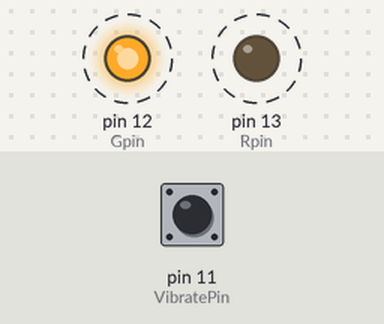
Recording of a program running on a simulated Raspberry Pi (header pin numbers). Parts: output pins drawn as LEDs (lit = HIGH). Dashed ring = blinking. Inputs (shaded band) come from the test bench; at power-on: pin 11 (VibratePin) HIGH. What the program prints to the terminal is not drawn.

Above: at 0.5 s.
Timing chart, 0 to 4.6 s (numbered marks = the images above):
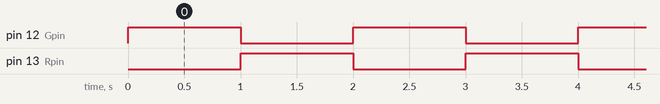

The program:

Vibration_Switch.py
```python
#!/usr/bin/env python
import RPi.GPIO as GPIO
import time

VibratePin = 11
Gpin   = 12
Rpin   = 13

tmp = 0

def setup():
	GPIO.setmode(GPIO.BOARD)       # Numbers GPIOs by physical location
	GPIO.setup(Gpin, GPIO.OUT)     # Set Green Led Pin mode to output
	GPIO.setup(Rpin, GPIO.OUT)     # Set Red Led Pin mode to output
	GPIO.setup(VibratePin, GPIO.IN, pull_up_down=GPIO.PUD_UP)    # Set BtnPin's mode is input, and pull up to high level(3.3V)

def Led(x):
	if x == 0:
		GPIO.output(Rpin, 1)
		GPIO.output(Gpin, 0)
	if x == 1:
		GPIO.output(Rpin, 0)
		GPIO.output(Gpin, 1)


def Print(x):
	global tmp
	if x != tmp:
		if x == 0:
			print '    **********'
			print '    *     ON *'
			print '    **********'

		if x == 1:
			print '    **********'
			print '    * OFF    *'
			print '    **********'
		tmp = x

def loop():
	state = 0
	while True:
		if GPIO.input(VibratePin):
			state = state + 1
			if state > 1:
				state = 0
			Led(state)
			Print(state)
			time.sleep(1)

def destroy():
	GPIO.output(Gpin, GPIO.HIGH)       # Green led off
	GPIO.output(Rpin, GPIO.HIGH)       # Red led off
	GPIO.cleanup()                     # Release resource

if __name__ == '__main__':     # Program start from here
	setup()
	try:
		loop()
	except KeyboardInterrupt:  # When 'Ctrl+C' is pressed, the child program destroy() will be  executed.
		destroy()
```

Measured:
- by itself, pin 12 (Gpin), pin 13 (Rpin): alternates HIGH for 1.0 s and LOW for 1.0 s
